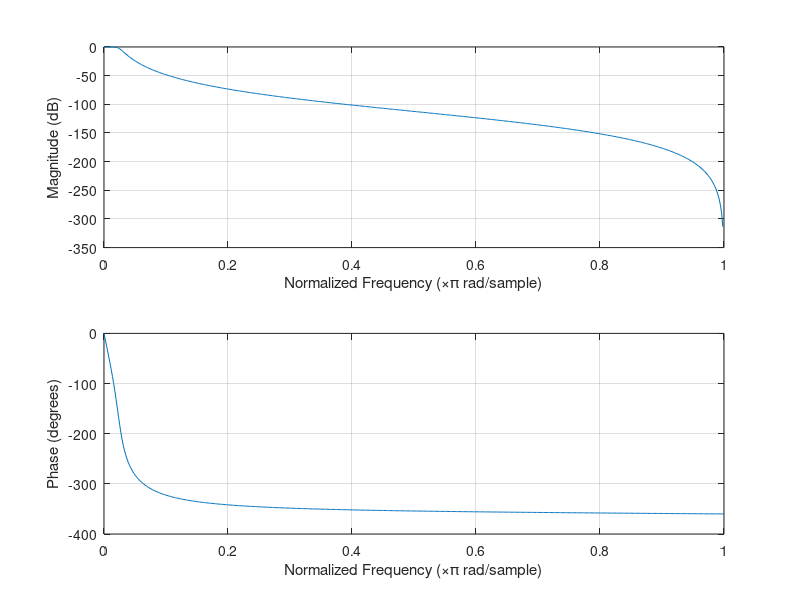
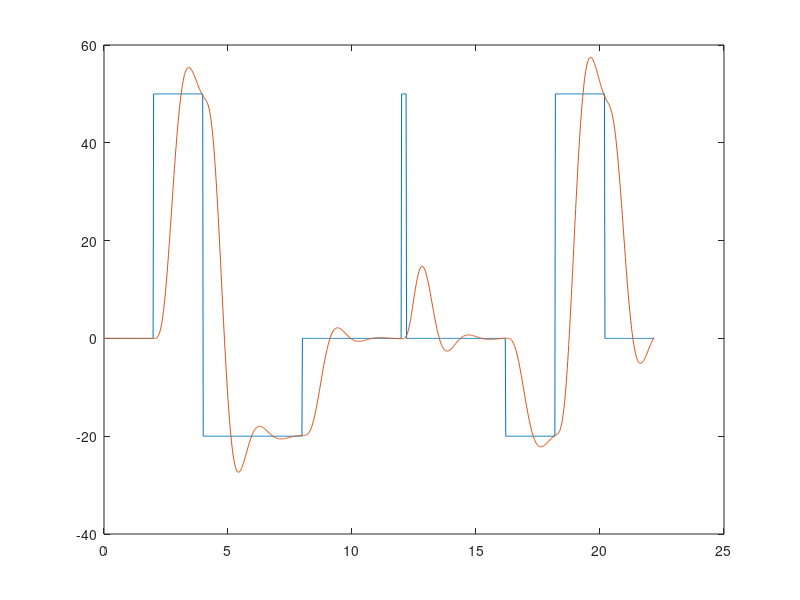

These charts were generated, in order, by the following MATLAB code: (Note: this script raises an error after producing the figures.)

Fs = 50;                    % Hertz

[b,a] = butter(4, 0.025);

figure(1);
freqz(b,a);

x = [zeros(1,100), 50*ones(1,100), -20*ones(1,200), zeros(1,200), 50*ones(1,10), zeros(1,200), -20*ones(1,100), 50*ones(1,100), zeros(1,100)];
t = ( 0:(length(x)-1) )/Fs;

y = filter(b,a,x); % apply the recursive filter to x to produce y

figure(2);
plot(t,x);
hold on
plot(t,y);
hold off

%%

y2 = x;
for i = 2:length(y2)
    [ y2(i) ] = slewRateFilter( y2(i), y2(i-1) );
end

figure(3);
plot(t,x);
hold on
plot(t,y2);
hold off